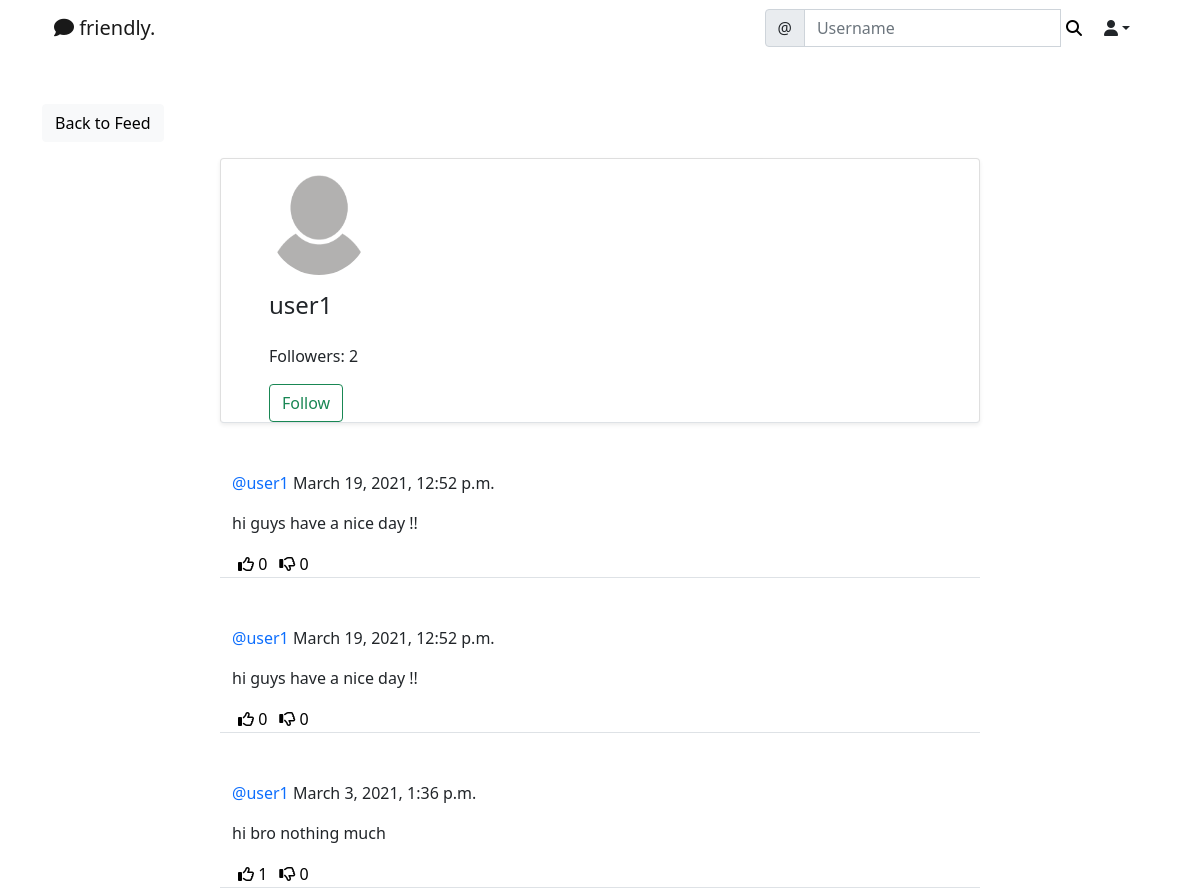
Before: /social/profile/2 with the older database file.
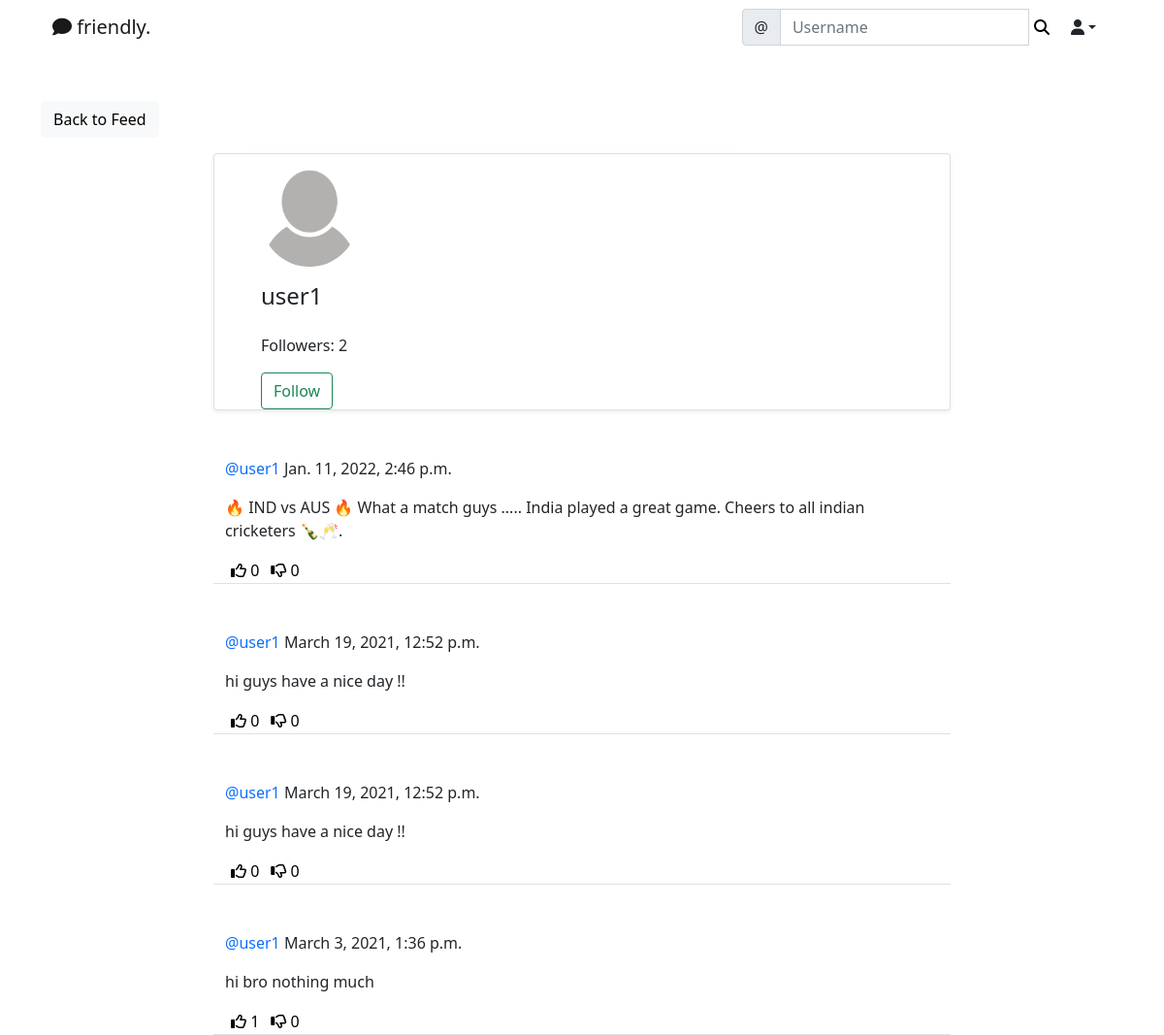
After: the same page with the newer database file.
### social/models.py (models this page shows)
class Post(models.Model):
    body = models.TextField()
    created_on = models.DateTimeField(default=timezone.now)
    author = models.ForeignKey(User, on_delete=models.CASCADE)
    likes = models.ManyToManyField(User, blank=True, related_name='likes')
    dislikes = models.ManyToManyField(User, blank=True, related_name='dislikes')

### social/views.py (the view)
# urls.py: path('profile/<int:pk>', ProfileView.as_view(), name='profile'),
class ProfileView(View):
    def get(self, request, pk, *args, **kwargs):
        profile = UserProfile.objects.get(pk = pk)
        user = profile.user
        posts = Post.objects.filter(author = user).order_by('-created_on')
        followers = profile.followers.all()
        if len(followers) == 0:
            is_following = False
        for follower in followers:
            if follower == request.user:
                is_following = True
                break
            else:
                is_following = False
        number_of_followers = len(followers)
        context = {
            'user': user,
            'profile': profile,
            'posts': posts,
            'number_of_followers': number_of_followers,
            'is_following': is_following
        }
        return render(request, 'social/profile.html', context)

### social/templates/social/profile.html (shortened to what this page needs)
{%extends 'landing/base.html'%}
{% block content %}
<div class='container'>
    <div class='row mt-5'>
        <div class='col-md-3 col-sm-6'>
            <a href="{% url 'post-list' %}" class="btn btn-light">Back to Feed</a>
        </div>
    </div>
    <div class='row justify-content-center mt-3 mb-5'>
        <div class='card shadow-sm col-md-8 col-sm-12 border-bottom px-5 pt-3'>
            <img src="{{ profile.picture.url }}" class="rounded-circle" width="100" height="100" />
            {%if profile.name %}
                <h4 class="py-3">{{ profile.name }}
                <span>
                    {% if request.user == user %}
                        <a href="{% url 'profile-edit' profile.pk %}" style="color: #333"><i class="far fa-edit"></i></a>
                    {%endif%}
                </span>
                </h4>
            {% else %}
                <h4 class="py-3">{{user.username}}
                </h4>
            {% endif %}
            <div>
                <p>Followers: {{ number_of_followers }}</p>
                {% if user == request.user %}
                {% else %}
                {% if is_following %}
                    <form method='POST' action="{% url 'remove-followers' profile.pk%}">
                        {% csrf_token %}
                        <button class="btn btn-outline-danger" type=submit>UnFollow</button>
                    </form>
                {% else %}
                    <form method='POST' action="{% url 'add-followers' profile.pk%}">
                        <button class="btn btn-outline-success" type=submit>Follow</button>
                    </form>
                {% endif %}
                {% endif %}
            </div>
        </div>
    </div>
    {% for post in posts %}
    <div class='row justify-content-center mt-5'>
        <div class='col-md-8 col-sm-12 border-bottom position-relative'>
            <p><a style="text-decoration: none;" class="text-primary" href="{% url 'profile' post.author.profile.pk %}">@{{ post.author }}</a> {{ post.created_on }}</p>
            <div class="position-relative">
                <p>{{ post.body }}</p>
            </div>
            <div class="d-flex flex-row">
                <form method="POST" action="{% url 'like' post.pk %}">
                    <button style="background-color: transparent; border: none; box-shadow: none;" type="submit"><i class="far fa-thumbs-up"></i> <span>{{ post.likes.all.count }}</span></button>
                </form>
                <form method="POST" action="{% url 'dislike' post.pk %}">
                    <button style="background-color: transparent; border: none; box-shadow: none;" type="submit"><i class="far fa-thumbs-down"></i> <span>{{ post.dislikes.all.count }}</span></button>
                </form>
            </div>
        </div>
    </div>
    {% endfor %}
</div>
{% endblock content %}

Changed rows visible on the page:
added Post: author "user1", created_on "Jan. 11, 2022, 2:46 p.m.", body "🔥 IND vs AUS 🔥 What a match guys ..... India played a great game. Cheers to all indian cricketers 🍾🥂.", likes.all.count "0", dislikes.all.count "0"
